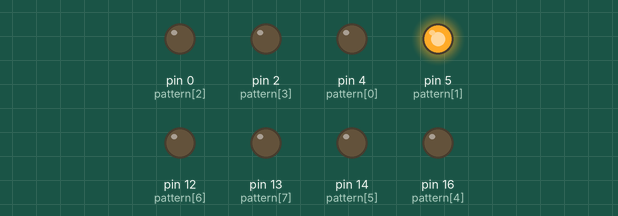
The sketch below on a simulated Arduino Uno, built with avr-gcc and run on an emulated ATmega328P. Shown: output pins drawn as LEDs (lit = HIGH).

Above: at 0.05 s.
At 0.35 s:
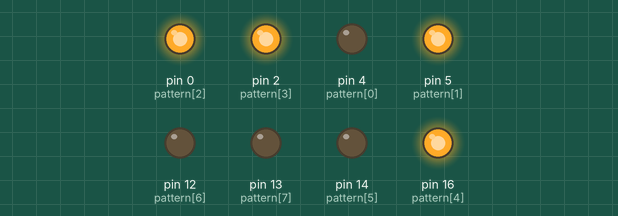
At 0.75 s:
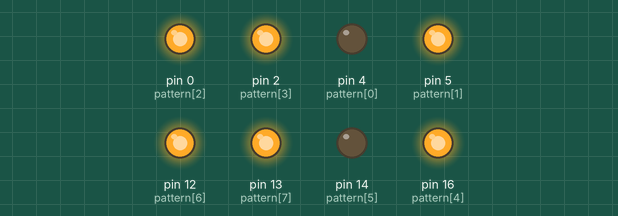
At 1.55 s:
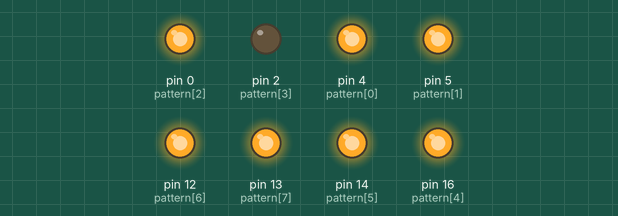
At 2.25 s:
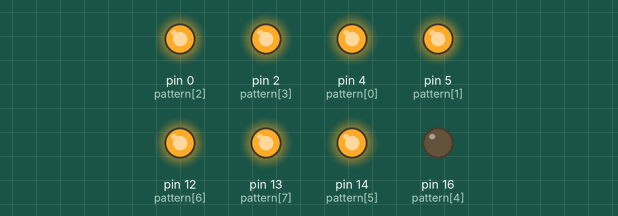
At 3.15 s:
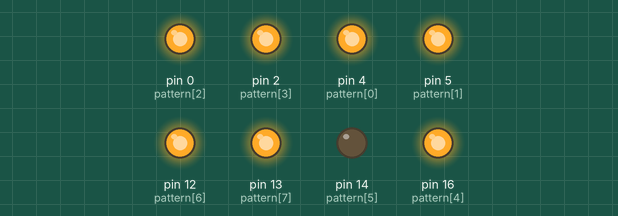
Timing chart, 0 to 3.5 s (numbered marks = the images above):
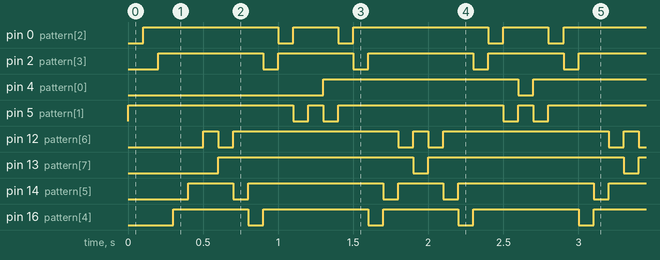

The sketch:

KnightRider.ino
```cpp
// Simple KnightRider pattern to test 8 IO pins driven by the ESP-12 using Arduino IDE for ESP

// Wiring notes:
// CH_PD and RESET must be connected to 3V3.
// GPIO15 must be connected to GND.
// GPIO0 must be connected to GND prior to uploading sketch, but otherwise can be used freely

byte pattern[] = {4,5,0,2, 16,14,12,13, 12,14,16, 2,0,5};
int pinIndex = 13;

void setup() {
  byte pins[] = {4,5,0,2, 16,14,12,13};
  for (byte i=0; i<8; i++) {
    pinMode( pins[i], OUTPUT);
  }
}

// the loop function runs over and over again forever
void loop() {
  digitalWrite( pattern[pinIndex--], HIGH); // Off
  if (pinIndex==-1) pinIndex=13;
  digitalWrite( pattern[pinIndex], LOW); // ON
  delay(100);
}
```

Measured:
- by itself, pin 0 (pattern[2]): repeats every 1.4 s: LOW 0.10 s, HIGH 0.30 s, LOW 0.10 s, HIGH 0.90 s
- by itself, pin 2 (pattern[3]): repeats every 1.4 s: LOW 0.10 s, HIGH 0.50 s, LOW 0.10 s, HIGH 0.70 s
- by itself, pin 4 (pattern[0]), pin 13 (pattern[7]): alternates HIGH for 1.3 s and LOW for 0.10 s
- by itself, pin 5 (pattern[1]): repeats every 1.4 s: LOW 0.10 s, HIGH 0.10 s, LOW 0.10 s, HIGH 1.1 s
- by itself, pin 12 (pattern[6]): repeats every 1.4 s: LOW 0.10 s, HIGH 1.1 s, LOW 0.10 s, HIGH 0.10 s
- by itself, pin 14 (pattern[5]): repeats every 1.4 s: LOW 0.10 s, HIGH 0.90 s, LOW 0.10 s, HIGH 0.30 s
- by itself, pin 16 (pattern[4]): repeats every 1.4 s: LOW 0.10 s, HIGH 0.70 s, LOW 0.10 s, HIGH 0.50 s
